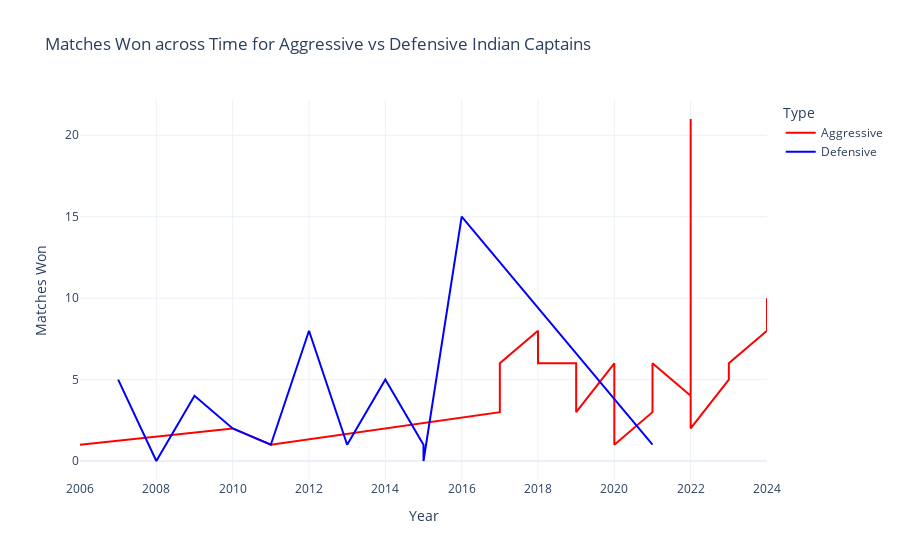

Write notebook code for a chart like this one.
### Markdown cell above
# Interactive Time Series Plot

### Code cell
# Calculate matches lost for aggressive captains
aggressive_match_counts = aggressive_df.groupby(['India Captain', 'Year']).size().reset_index(name='Matches Played')
aggressive_win_counts = aggressive_df[aggressive_df['Winner'] == 'India'].groupby(['India Captain', 'Year']).size().reset_index(name='Matches Won')
aggressive_data = pd.merge(aggressive_match_counts, aggressive_win_counts, on=['India Captain', 'Year'], how='left')
aggressive_data['Matches Won'] = aggressive_data['Matches Won'].fillna(0)  # Fill NaN values for no wins with 0
aggressive_data['Type'] = 'Aggressive'

# Calculate matches lost for defensive captains
defensive_match_counts = defensive_df.groupby(['India Captain', 'Year']).size().reset_index(name='Matches Played')
defensive_win_counts = defensive_df[defensive_df['Winner'] == 'India'].groupby(['India Captain', 'Year']).size().reset_index(name='Matches Won')
defensive_data = pd.merge(defensive_match_counts, defensive_win_counts, on=['India Captain', 'Year'], how='left')
defensive_data['Matches Won'] = defensive_data['Matches Won'].fillna(0)  
defensive_data['Type'] = 'Defensive'

# Sort both dataframes by Year in ascending order
aggressive_data = aggressive_data.sort_values(by='Year', ascending=True)
defensive_data = defensive_data.sort_values(by='Year', ascending=True)

# Combine the data into a single DataFrame
combined_data = pd.concat([aggressive_data, defensive_data])

fig = px.line(combined_data, x='Year', y='Matches Won', color='Type',
              hover_data={'India Captain': True, 'Matches Won': True, 'Matches Played': True, 'Year': True},
              labels={'Matches Won': 'Matches Won'},
              title='Matches Won across Time for Aggressive vs Defensive Indian Captains',
              color_discrete_map={'Aggressive': 'red', 'Defensive': 'blue'},
              template="plotly_white")

fig.show()

### Figure 1 — Plotly figure (JSON) as saved in the notebook; plotly's stock layout.template omitted (floating-point values rounded to 4 significant figures)
{"data": [{"customdata": [["Virender Sehwag", 1], ["Suresh Raina", 2], ["Suresh Raina", 1], ["Rohit Sharma", 3], ["Virat Kohli", 10], ["Rohit Sharma", 9], ["Virat Kohli", 9], ["Virat Kohli", 10], ["Rohit Sharma", 6], ["Virat Kohli", 7], ["Rohit Sharma", 1], ["Rohit Sharma", 3], ["Virat Kohli", 10], ["Hardik Pandya", 4], ["Rohit Sharma", 29], ["Rishabh Pant", 4], ["Suryakumar Yadav", 7], ["Hardik Pandya", 11], ["Suryakumar Yadav", 9], ["Rohit Sharma", 10]], "hovertemplate": "Type=Aggressive<br>Year=%{x}<br>Matches Won=%{y}<br>India Captain=%{customdata[0]}<br>Matches Played=%{customdata[1]}<extra></extra>", "legendgroup": "Aggressive", "line": {"color": "red", "dash": "solid"}, "marker": {"symbol": "circle"}, "mode": "lines", "name": "Aggressive", "orientation": "v", "showlegend": true, "type": "scatter", "x": [2006, 2010, 2011, 2017, 2017, 2018, 2018, 2019, 2019, 2020, 2020, 2021, 2021, 2022, 2022, 2022, 2023, 2023, 2024, 2024], "xaxis": "x", "y": [1, 2, 1, 3, 6, 8, 6, 6, 3, 6, 1, 3, 6, 4, 21, 2, 5, 6, 8, 10], "yaxis": "y"}, {"customdata": [["MS Dhoni", 6], ["MS Dhoni", 1], ["MS Dhoni", 10], ["MS Dhoni", 5], ["MS Dhoni", 3], ["MS Dhoni", 14], ["MS Dhoni", 1], ["MS Dhoni", 7], ["Ajinkya Rahane", 2], ["MS Dhoni", 2], ["MS Dhoni", 20], ["Shikhar Dhawan", 3]], "hovertemplate": "Type=Defensive<br>Year=%{x}<br>Matches Won=%{y}<br>India Captain=%{customdata[0]}<br>Matches Played=%{customdata[1]}<extra></extra>", "legendgroup": "Defensive", "line": {"color": "blue", "dash": "solid"}, "marker": {"symbol": "circle"}, "mode": "lines", "name": "Defensive", "orientation": "v", "showlegend": true, "type": "scatter", "x": [2007, 2008, 2009, 2010, 2011, 2012, 2013, 2014, 2015, 2015, 2016, 2021], "xaxis": "x", "y": [5, 0, 4, 2, 1, 8, 1, 5, 1, 0, 15, 1], "yaxis": "y"}], "layout": {"autosize": true, "legend": {"title": {"text": "Type"}, "tracegroupgap": 0}, "title": {"text": "Matches Won across Time for Aggressive vs Defensive Indian Captains"}, "xaxis": {"anchor": "y", "autorange": true, "domain": [0, 1], "range": [2006, 2024], "title": {"text": "Year"}, "type": "linear"}, "yaxis": {"anchor": "x", "autorange": true, "domain": [0, 1], "range": [-1.167, 22.17], "title": {"text": "Matches Won"}, "type": "linear"}}}
